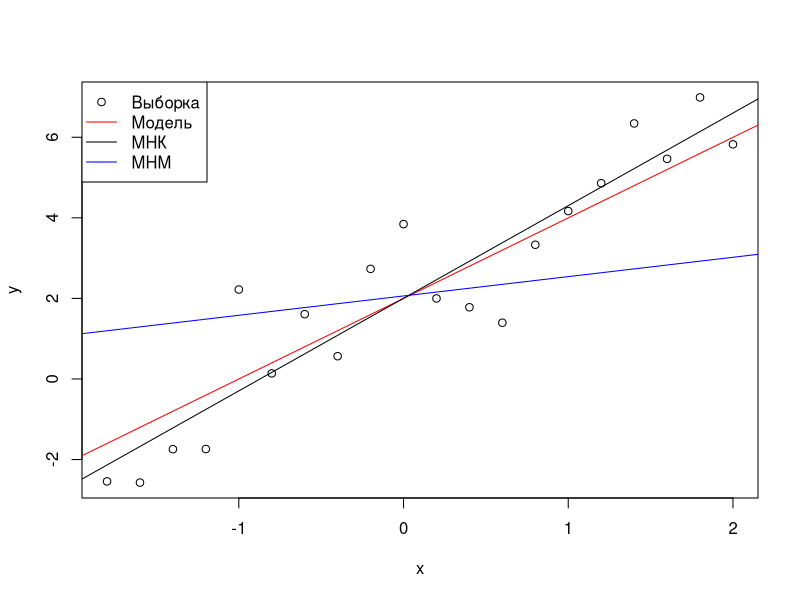

R code for this plot:
a = -1.8;
b = 2;
h = 0.2;
n = 20;
x = seq(a, b, by = h)
e = rnorm(n, mean = 0, sd = 1)
y = 2 + 2 * x + e

#возмущения
#y[1] = y[1] + 10;
#y[n] = y[n] - 10;

#МНК
x_ = mean(x)
y_ = mean(y)
x_2 = x^2
x_2_ = mean(x_2)
y_2 = y^2
y_2_ = mean(y_2)
xy = x * y
xy_ = mean(xy)
b1 = (xy_ - x_ * y_) / (x_2_ - x_^2)
b0 = y_ - x_ * b1
b1
b0

#МНМ
mas_rQ = sign(x - median(x)) * sign(y - median(y))
rQ = mean(mas_rQ)
l = n / 4;
j = n - l + 1;
xl = x[l];
xj = x[j];
yl = y[l];
yj = y[j];
q_x = (xj - xl) / 2;
q_y = (yj - yl) / 2;
b1r = rQ * q_y / q_x;
b0r = median(y) - median(x) * b1r;
b1r
b0r

plot(x, y)
abline(a = 2, b = 2, col = "red")
abline(a = b0, b = b1)
abline(a = b0r, b = b1r, col = "blue")
legend("topleft", c("Выборка", "Модель", "МНК","МНМ"), col = c("black","red","black","blue"),
      ,lty = c(-1, 1, 1, 1), pch = c(21, NA, NA, NA))

